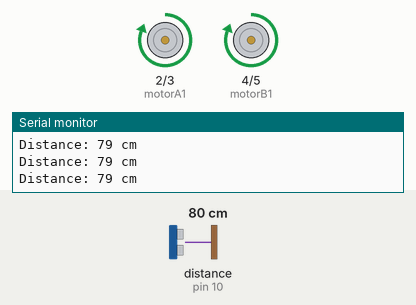
A sketch run on a simulated Arduino Uno, built with avr-gcc and run on an emulated ATmega328P. Shown: motor-driver pin pairs drawn as motors (green arrow = first pin HIGH = forward, orange = second pin HIGH = backward, longer = more drive), the last lines printed to the serial monitor. Wiring (inferred from the names in the program): ultrasonic range finder: trigger pin 9; echo pin 10. Inputs (shaded band) come from the test bench; at power-on: distance to the obstacle (sensor on pin 10) 80 cm. The echo pulse lasts 58.3 µs per cm.

Above: at 1.2 s.
1.3 s: distance to the obstacle (sensor on pin 10) set to 23 cm
2.8 s: distance to the obstacle (sensor on pin 10) set to 18 cm
At 4.0 s:
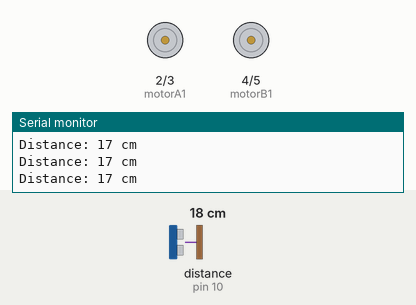
4.3 s: distance to the obstacle (sensor on pin 10) set to 35 cm
At 5.1 s:
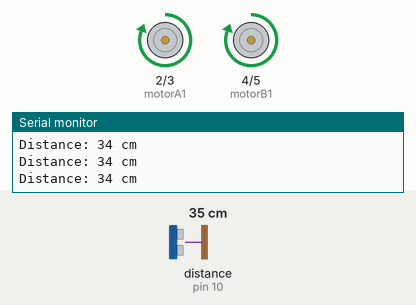
5.8 s: distance to the obstacle (sensor on pin 10) set to 9 cm
At 6.5 s:
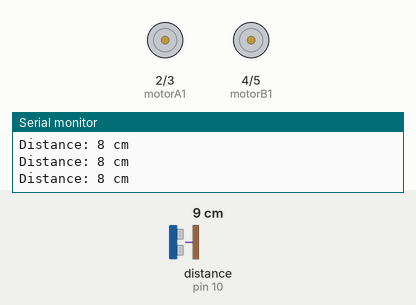
Timing chart, 0 to 8.3 s (numbered marks = the images above; inputs shaded):
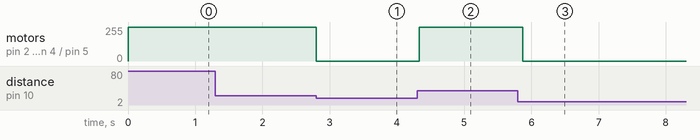

The sketch:

sketch_jun29a.ino
```cpp
// Object Detection Car using Arduino and Ultrasonic Sensor

// Define pins for Ultrasonic Sensor
#define trigPin 9
#define echoPin 10

// Define pins for Motor Driver (L298N)
#define motorA1 2
#define motorA2 3
#define motorB1 4
#define motorB2 5

void setup() {
  // Set ultrasonic sensor pins
  pinMode(trigPin, OUTPUT);
  pinMode(echoPin, INPUT);

  // Set motor control pins
  pinMode(motorA1, OUTPUT);
  pinMode(motorA2, OUTPUT);
  pinMode(motorB1, OUTPUT);
  pinMode(motorB2, OUTPUT);

  // Start serial communication for debugging
  Serial.begin(9600);
}

void loop() {
  long duration;
  int distance;

  // Send ultrasonic pulse
  digitalWrite(trigPin, LOW);
  delayMicroseconds(2);
  digitalWrite(trigPin, HIGH);
  delayMicroseconds(10);
  digitalWrite(trigPin, LOW);

  // Read echo time
  duration = pulseIn(echoPin, HIGH);

  // Calculate distance in cm
  distance = duration * 0.034 / 2;

  // Print distance for debugging
  Serial.print("Distance: ");
  Serial.print(distance);
  Serial.println(" cm");

  // Object detection logic
  if (distance < 20) {
    // Obstacle detected, stop or reverse
    digitalWrite(motorA1, LOW);
    digitalWrite(motorA2, LOW);
    digitalWrite(motorB1, LOW);
    digitalWrite(motorB2, LOW);
  } else {
    // Move forward
    digitalWrite(motorA1, HIGH);
    digitalWrite(motorA2, LOW);
    digitalWrite(motorB1, HIGH);
    digitalWrite(motorB2, LOW);
  }

  delay(100);
}
```

Measured:
- the behaviour switches between 21 and 20 cm on distance to the obstacle (sensor on pin 10) (found by bisection; images 0 and 1)
- after the input at 2.8 s, motor on pin 2 (motorA1) / pin 3 (motorA2), motor on pin 4 (motorB1) / pin 5 (motorB2): forward 255/255 → stopped at once
- after the input at 4.3 s, motor on pin 2 (motorA1) / pin 3 (motorA2), motor on pin 4 (motorB1) / pin 5 (motorB2): stopped → forward 255/255 at once
- after the input at 5.8 s, motor on pin 2 (motorA1) / pin 3 (motorA2), motor on pin 4 (motorB1) / pin 5 (motorB2): forward 255/255 → stopped after 0.07 s
